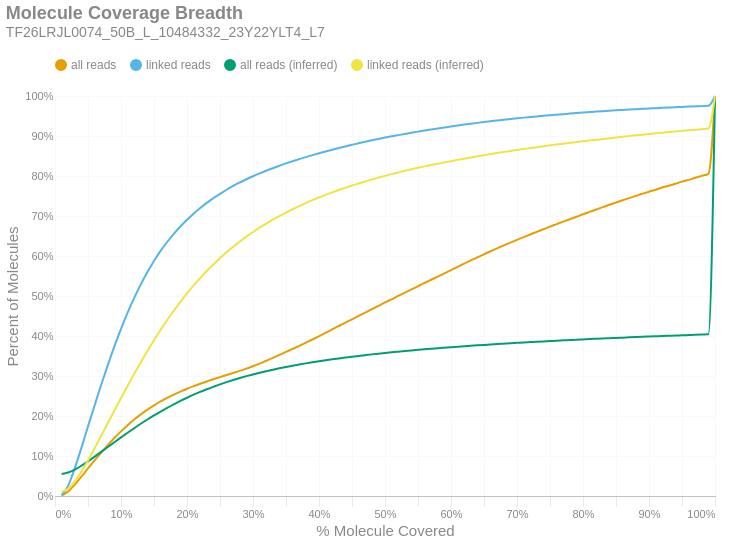

This figure's notebook cell:
### Markdown cell above
### Molecule Read Coverage
This chart shows molecule coverage breadth as computed by the number of bases aligned to that molecule. In other words, "*how much of each unique long molecule is actually sequenced/aligned?*" Keep in mind there is a distinction between sequences and alignments, since some sequences belonging to a particular molecule may not align well and wouldn't appear in the alignment data. This chart also shows molecule coverage breadth as computed by the *inferred fragment* from which the aligned sequences originate. Unlike read coverage, this calculation takes into account the total insert size, including unsequenced gaps between the forward and reverse reads. Like the previous figures, these are cumulative percents.

### Code cell
if SKIPLR:
    print_html(f"Skipped")
else:
    binned_df = consolidated_hist(valids['coverage_bp'], mask, 0.01, True)
    binned_df_inf = consolidated_hist(valids['coverage_inserts'], mask, 0.01, True)
    binned_df = binned_df.with_columns(pl.lit(binned_df_inf['all reads (cumsum)']).alias('all reads (inferred)'))
    binned_df = binned_df.with_columns(pl.lit(binned_df_inf['linked reads (cumsum)']).alias('linked reads (inferred)'))
    binned_df = binned_df.with_columns(
        (pl.col('bin').cast(pl.Float64) + 0.01).alias('right_edge')
    )

    with SafeRender(binned_df):
        (
            density_plot(binned_df, 'Molecule Coverage Breadth', samplename, 'molcov', ['all reads (inferred)','linked reads (inferred)'])
            .encode(
                #x=alt.X('bin:Q', title="% Molecule Covered").axis(format = '%').scale(padding=0),
                x=alt.X('right_edge:Q', title="% Molecule Covered").axis(format='%').scale(padding=0),
                y=alt.Y('value:Q', title='Percent of Molecules')
                    .axis(format='%')
                    .stack(False)
                    .scale(domainMin=0, padding=0),
                color=alt.Color("key:N").scale(domain = ["all reads", "linked reads", "all reads (inferred)", "linked reads (inferred)"]),
                tooltip = [
                    alt.Tooltip("key:N", title = "Data Type"),
                    alt.Tooltip("range_label:N", title="% Molecule Covered"),
                    alt.Tooltip("value:Q", format = ".2%", title="% Molecules")
                ]
            )
        ).display()

### Figure 1 — Vega-Lite specification as saved in the notebook (floating-point values rounded to 4 significant figures)
{"width": "container", "height": 400, "config": {"title": {"anchor": "start", "dy": -15, "fontSize": 18, "color": "#888888", "subtitleColor": "#888888", "subtitleFontSize": 14}, "arc": {"fill": "#0072B2"}, "axis": {"domainColor": "#888888", "domainWidth": 0.5, "gridWidth": 0.2, "grid": false, "titleFontWeight": 400, "titleFontSize": 15, "labelFontSize": 11, "labelColor": "#888888", "tickColor": "#888888", "tickWidth": 0.2, "titleColor": "#888888"}, "axisBand": {"grid": false}, "axisX": {"grid": true, "tickSize": 10, "domainCap": "round"}, "axisY": {"domain": false, "grid": true, "tickSize": 0, "domainCap": "round"}, "background": "transparent", "header": {"labelFontSize": 15, "labelColor": "#888888", "titleFontSize": 15, "titleFontWeight": 600, "titleColor": "#888888"}, "legend": {"labelFont": "sans-serif", "labelFontSize": 12, "labelColor": "#888888", "symbolSize": 100, "symbolType": "circle", "titleFontSize": 12, "titlePadding": 10, "titleColor": "#888888", "title": null, "orient": "top"}, "range": {"category": ["#E69F00", "#56B4E9", "#009E73", "#F0E442", "#0072B2", "#D55E00", "#CC79A7", "#000000"], "diverging": ["#cfe8f3", "#a2d4ec", "#73bfe2", "#46abdb", "#1696d2", "#12719e"]}, "area": {"fill": "#0072B2", "fillOpacity": 0.7, "line": true, "strokeOpacity": 0.7}, "line": {"color": "#0072B2", "stroke": "#0072B2", "strokeWidth": 2}, "trail": {"color": "#0072B2", "stroke": "#0072B2", "strokeWidth": 0, "size": 1}, "point": {"filled": true, "fillOpacity": 1.0, "size": 95}, "text": {"color": "#888888", "fontSize": 11, "align": "right", "fontWeight": 400, "size": 11}, "bar": {"fill": "#0072B2", "stroke": null}, "view": {"stroke": null, "continuousWidth": 660, "continuousHeight": 400}}, "data": {"name": "data-6f1c901a68eff768cc62410d909ff10f"}, "mark": {"type": "line", "interpolate": "monotone", "point": {"opacity": 0, "size": 275}}, "encoding": {"color": {"field": "key", "scale": {"domain": ["all reads", "linked reads", "all reads (inferred)", "linked reads (inferred)"]}, "type": "nominal"}, "tooltip": [{"field": "key", "title": "Data Type", "type": "nominal"}, {"field": "range_label", "title": "% Molecule Covered", "type": "nominal"}, {"field": "value", "format": ".2%", "title": "% Molecules", "type": "quantitative"}], "x": {"axis": {"format": "%"}, "field": "right_edge", "scale": {"padding": 0}, "title": "% Molecule Covered", "type": "quantitative"}, "y": {"axis": {"format": "%"}, "field": "value", "scale": {"domainMin": 0, "padding": 0}, "stack": false, "title": "Percent of Molecules", "type": "quantitative"}}, "params": [{"name": "param_c36ac31b6afebe62", "select": {"type": "point", "fields": ["key"]}, "bind": "legend"}], "title": {"text": "Molecule Coverage Breadth", "subtitle": "TF26LRJL0074_50B_L_10484332_23Y22YLT4_L7"}, "transform": [{"fold": ["all reads (cumsum)", "linked reads (cumsum)", "all reads (inferred)", "linked reads (inferred)"]}, {"calculate": "replace(datum.key, ' (cumsum)', '')", "as": "key"}, {"filter": {"param": "param_c36ac31b6afebe62"}}], "usermeta": {"embedOptions": {"downloadFileName": "TF26LRJL0074_50B_L_10484332_23Y22YLT4_L7.molcov"}}, "$schema": "https://vega.github.io/schema/vega-lite/v6.4.1.json", "datasets": {"data-6f1c901a68eff768cc62410d909ff10f": [{"bin": "0.0", "interval": "0.0-0.01", "all reads": 0.001061, "linked reads": 0.001797, "all reads (cumsum)": 0.001061, "linked reads (cumsum)": 0.001797, "range_label": "0.0-0.01", "all reads (inferred)": 0.05482, "linked reads (inferred)": 0.01027, "right_edge": 0.01}, {"bin": "0.01", "interval": "0.01-0.02", "all reads": 0.01024, "linked reads": 0.02428, "all reads (cumsum)": 0.0113, "linked reads (cumsum)": 0.02608, "range_label": "0.01-0.02", "all reads (inferred)": 0.05858, "linked reads (inferred)": 0.01843, "right_edge": 0.02}, {"bin": "0.02", "interval": "0.02-0.03", "all reads": 0.01723, "linked reads": 0.04342, "all reads (cumsum)": 0.02853, "linked reads (cumsum)": 0.0695, "range_label": "0.02-0.03", "all reads (inferred)": 0.06593, "linked reads (inferred)": 0.03637, "right_edge": 0.03}, {"bin": "0.03", "interval": "0.03-0.04", "all reads": 0.01974, "linked reads": 0.05094, "all reads (cumsum)": 0.04826, "linked reads (cumsum)": 0.1204, "range_label": "0.03-0.04", "all reads (inferred)": 0.07565, "linked reads (inferred)": 0.06094, "right_edge": 0.04}, {"bin": "0.04", "interval": "0.04-0.05", "all reads": 0.02051, "linked reads": 0.05352, "all reads (cumsum)": 0.06878, "linked reads (cumsum)": 0.174, "range_label": "0.04-0.05", "all reads (inferred)": 0.08662, "linked reads (inferred)": 0.08888, "right_edge": 0.05}, {"bin": "0.05", "interval": "0.05-0.06", "all reads": 0.02001, "linked reads": 0.05242, "all reads (cumsum)": 0.08879, "linked reads (cumsum)": 0.2264, "range_label": "0.05-0.06", "all reads (inferred)": 0.09842, "linked reads (inferred)": 0.1194, "right_edge": 0.06}, {"bin": "0.06", "interval": "0.06-0.07", "all reads": 0.01975, "linked reads": 0.05183, "all reads (cumsum)": 0.1085, "linked reads (cumsum)": 0.2782, "range_label": "0.06-0.07", "all reads (inferred)": 0.1104, "linked reads (inferred)": 0.1505, "right_edge": 0.07}, {"bin": "0.07", "interval": "0.07-0.08", "all reads": 0.01864, "linked reads": 0.04906, "all reads (cumsum)": 0.1272, "linked reads (cumsum)": 0.3273, "range_label": "0.07-0.08", "all reads (inferred)": 0.1224, "linked reads (inferred)": 0.182, "right_edge": 0.08}, {"bin": "0.08", "interval": "0.08-0.09", "all reads": 0.01776, "linked reads": 0.04671, "all reads (cumsum)": 0.1449, "linked reads (cumsum)": 0.374, "range_label": "0.08-0.09", "all reads (inferred)": 0.1345, "linked reads (inferred)": 0.2136, "right_edge": 0.09}, {"bin": "0.09", "interval": "0.09-0.1", "all reads": 0.01669, "linked reads": 0.04387, "all reads (cumsum)": 0.1616, "linked reads (cumsum)": 0.4178, "range_label": "0.09-0.1", "all reads (inferred)": 0.1464, "linked reads (inferred)": 0.2449, "right_edge": 0.1}, {"bin": "0.1", "interval": "0.1-0.11", "all reads": 0.01547, "linked reads": 0.04062, "all reads (cumsum)": 0.1771, "linked reads (cumsum)": 0.4585, "range_label": "0.1-0.11", "all reads (inferred)": 0.1581, "linked reads (inferred)": 0.2754, "right_edge": 0.11}, {"bin": "0.11", "interval": "0.11-0.12", "all reads": 0.01409, "linked reads": 0.03694, "all reads (cumsum)": 0.1912, "linked reads (cumsum)": 0.4954, "range_label": "0.11-0.12", "all reads (inferred)": 0.1694, "linked reads (inferred)": 0.3053, "right_edge": 0.12}, {"bin": "0.12", "interval": "0.12-0.13", "all reads": 0.01294, "linked reads": 0.03375, "all reads (cumsum)": 0.2041, "linked reads (cumsum)": 0.5292, "range_label": "0.12-0.13", "all reads (inferred)": 0.1806, "linked reads (inferred)": 0.3347, "right_edge": 0.13}, {"bin": "0.13", "interval": "0.13-0.14", "all reads": 0.01182, "linked reads": 0.03066, "all reads (cumsum)": 0.216, "linked reads (cumsum)": 0.5598, "range_label": "0.13-0.14", "all reads (inferred)": 0.1912, "linked reads (inferred)": 0.3626, "right_edge": 0.14}, {"bin": "0.14", "interval": "0.14-0.15", "all reads": 0.01081, "linked reads": 0.0278, "all reads (cumsum)": 0.2268, "linked reads (cumsum)": 0.5876, "range_label": "0.14-0.15", "all reads (inferred)": 0.2014, "linked reads (inferred)": 0.3894, "right_edge": 0.15}, {"bin": "0.15", "interval": "0.15-0.16", "all reads": 0.009862, "linked reads": 0.02519, "all reads (cumsum)": 0.2366, "linked reads (cumsum)": 0.6128, "range_label": "0.15-0.16", "all reads (inferred)": 0.2112, "linked reads (inferred)": 0.4152, "right_edge": 0.16}, {"bin": "0.16", "interval": "0.16-0.17", "all reads": 0.00879, "linked reads": 0.0222, "all reads (cumsum)": 0.2454, "linked reads (cumsum)": 0.635, "range_label": "0.16-0.17", "all reads (inferred)": 0.2205, "linked reads (inferred)": 0.4399, "right_edge": 0.17}, {"bin": "0.17", "interval": "0.17-0.18", "all reads": 0.008188, "linked reads": 0.02042, "all reads (cumsum)": 0.2536, "linked reads (cumsum)": 0.6554, "range_label": "0.17-0.18", "all reads (inferred)": 0.2293, "linked reads (inferred)": 0.4631, "right_edge": 0.18}, {"bin": "0.18", "interval": "0.18-0.19", "all reads": 0.007429, "linked reads": 0.01823, "all reads (cumsum)": 0.261, "linked reads (cumsum)": 0.6737, "range_label": "0.18-0.19", "all reads (inferred)": 0.2377, "linked reads (inferred)": 0.4853, "right_edge": 0.19}, {"bin": "0.19", "interval": "0.19-0.2", "all reads": 0.00704, "linked reads": 0.01698, "all reads (cumsum)": 0.2681, "linked reads (cumsum)": 0.6906, "range_label": "0.19-0.2", "all reads (inferred)": 0.2457, "linked reads (inferred)": 0.5063, "right_edge": 0.2}, {"bin": "0.2", "interval": "0.2-0.21", "all reads": 0.006376, "linked reads": 0.01521, "all reads (cumsum)": 0.2744, "linked reads (cumsum)": 0.7058, "range_label": "0.2-0.21", "all reads (inferred)": 0.2533, "linked reads (inferred)": 0.5264, "right_edge": 0.21}, {"bin": "0.21", "interval": "0.21-0.22", "all reads": 0.006078, "linked reads": 0.01399, "all reads (cumsum)": 0.2805, "linked reads (cumsum)": 0.7198, "range_label": "0.21-0.22", "all reads (inferred)": 0.2603, "linked reads (inferred)": 0.5449, "right_edge": 0.22}, {"bin": "0.22", "interval": "0.22-0.23", "all reads": 0.005782, "linked reads": 0.0129, "all reads (cumsum)": 0.2863, "linked reads (cumsum)": 0.7327, "range_label": "0.22-0.23", "all reads (inferred)": 0.2669, "linked reads (inferred)": 0.5625, "right_edge": 0.23}, {"bin": "0.23", "interval": "0.23-0.24", "all reads": 0.005634, "linked reads": 0.01204, "all reads (cumsum)": 0.2919, "linked reads (cumsum)": 0.7448, "range_label": "0.23-0.24", "all reads (inferred)": 0.2731, "linked reads (inferred)": 0.5789, "right_edge": 0.24}, {"bin": "0.24", "interval": "0.24-0.25", "all reads": 0.005246, "linked reads": 0.01071, "all reads (cumsum)": 0.2972, "linked reads (cumsum)": 0.7555, "range_label": "0.24-0.25", "all reads (inferred)": 0.2791, "linked reads (inferred)": 0.5946, "right_edge": 0.25}, {"bin": "0.25", "interval": "0.25-0.26", "all reads": 0.005133, "linked reads": 0.01018, "all reads (cumsum)": 0.3023, "linked reads (cumsum)": 0.7657, "range_label": "0.25-0.26", "all reads (inferred)": 0.2847, "linked reads (inferred)": 0.6093, "right_edge": 0.26}, {"bin": "0.26", "interval": "0.26-0.27", "all reads": 0.005214, "linked reads": 0.009518, "all reads (cumsum)": 0.3075, "linked reads (cumsum)": 0.7752, "range_label": "0.26-0.27", "all reads (inferred)": 0.29, "linked reads (inferred)": 0.6232, "right_edge": 0.27}, {"bin": "0.27", "interval": "0.27-0.28", "all reads": 0.005322, "linked reads": 0.008551, "all reads (cumsum)": 0.3129, "linked reads (cumsum)": 0.7837, "range_label": "0.27-0.28", "all reads (inferred)": 0.2949, "linked reads (inferred)": 0.6362, "right_edge": 0.28}, {"bin": "0.28", "interval": "0.28-0.29", "all reads": 0.005696, "linked reads": 0.008119, "all reads (cumsum)": 0.3186, "linked reads (cumsum)": 0.7918, "range_label": "0.28-0.29", "all reads (inferred)": 0.2996, "linked reads (inferred)": 0.6486, "right_edge": 0.29}, {"bin": "0.29", "interval": "0.29-0.3", "all reads": 0.005956, "linked reads": 0.007444, "all reads (cumsum)": 0.3245, "linked reads (cumsum)": 0.7993, "range_label": "0.29-0.3", "all reads (inferred)": 0.304, "linked reads (inferred)": 0.6601, "right_edge": 0.3}, {"bin": "0.3", "interval": "0.3-0.31", "all reads": 0.00645, "linked reads": 0.007149, "all reads (cumsum)": 0.331, "linked reads (cumsum)": 0.8064, "range_label": "0.3-0.31", "all reads (inferred)": 0.3081, "linked reads (inferred)": 0.6709, "right_edge": 0.31}, {"bin": "0.31", "interval": "0.31-0.32", "all reads": 0.007098, "linked reads": 0.006779, "all reads (cumsum)": 0.3381, "linked reads (cumsum)": 0.8132, "range_label": "0.31-0.32", "all reads (inferred)": 0.312, "linked reads (inferred)": 0.681, "right_edge": 0.32}, {"bin": "0.32", "interval": "0.32-0.33", "all reads": 0.007181, "linked reads": 0.006292, "all reads (cumsum)": 0.3452, "linked reads (cumsum)": 0.8195, "range_label": "0.32-0.33", "all reads (inferred)": 0.3156, "linked reads (inferred)": 0.6907, "right_edge": 0.33}, {"bin": "0.33", "interval": "0.33-0.34", "all reads": 0.00741, "linked reads": 0.006108, "all reads (cumsum)": 0.3526, "linked reads (cumsum)": 0.8256, "range_label": "0.33-0.34", "all reads (inferred)": 0.3192, "linked reads (inferred)": 0.7, "right_edge": 0.34}, {"bin": "0.34", "interval": "0.34-0.35", "all reads": 0.007527, "linked reads": 0.005932, "all reads (cumsum)": 0.3602, "linked reads (cumsum)": 0.8315, "range_label": "0.34-0.35", "all reads (inferred)": 0.3225, "linked reads (inferred)": 0.7087, "right_edge": 0.35}, {"bin": "0.35", "interval": "0.35-0.36", "all reads": 0.007503, "linked reads": 0.005396, "all reads (cumsum)": 0.3677, "linked reads (cumsum)": 0.8369, "range_label": "0.35-0.36", "all reads (inferred)": 0.3256, "linked reads (inferred)": 0.7169, "right_edge": 0.36}, {"bin": "0.36", "interval": "0.36-0.37", "all reads": 0.007622, "linked reads": 0.005229, "all reads (cumsum)": 0.3753, "linked reads (cumsum)": 0.8422, "range_label": "0.36-0.37", "all reads (inferred)": 0.3286, "linked reads (inferred)": 0.7248, "right_edge": 0.37}, {"bin": "0.37", "interval": "0.37-0.38", "all reads": 0.007892, "linked reads": 0.005028, "all reads (cumsum)": 0.3832, "linked reads (cumsum)": 0.8472, "range_label": "0.37-0.38", "all reads (inferred)": 0.3315, "linked reads (inferred)": 0.7324, "right_edge": 0.38}, {"bin": "0.38", "interval": "0.38-0.39", "all reads": 0.008021, "linked reads": 0.004897, "all reads (cumsum)": 0.3912, "linked reads (cumsum)": 0.8521, "range_label": "0.38-0.39", "all reads (inferred)": 0.3343, "linked reads (inferred)": 0.7396, "right_edge": 0.39}, {"bin": "0.39", "interval": "0.39-0.4", "all reads": 0.008266, "linked reads": 0.004655, "all reads (cumsum)": 0.3995, "linked reads (cumsum)": 0.8568, "range_label": "0.39-0.4", "all reads (inferred)": 0.3369, "linked reads (inferred)": 0.7464, "right_edge": 0.4}, {"bin": "0.4", "interval": "0.4-0.41", "all reads": 0.008383, "linked reads": 0.004385, "all reads (cumsum)": 0.4079, "linked reads (cumsum)": 0.8611, "range_label": "0.4-0.41", "all reads (inferred)": 0.3394, "linked reads (inferred)": 0.7528, "right_edge": 0.41}, {"bin": "0.41", "interval": "0.41-0.42", "all reads": 0.008668, "linked reads": 0.004518, "all reads (cumsum)": 0.4165, "linked reads (cumsum)": 0.8657, "range_label": "0.41-0.42", "all reads (inferred)": 0.3417, "linked reads (inferred)": 0.759, "right_edge": 0.42}, {"bin": "0.42", "interval": "0.42-0.43", "all reads": 0.00845, "linked reads": 0.004233, "all reads (cumsum)": 0.425, "linked reads (cumsum)": 0.8699, "range_label": "0.42-0.43", "all reads (inferred)": 0.344, "linked reads (inferred)": 0.7649, "right_edge": 0.43}, {"bin": "0.43", "interval": "0.43-0.44", "all reads": 0.008368, "linked reads": 0.004, "all reads (cumsum)": 0.4334, "linked reads (cumsum)": 0.8739, "range_label": "0.43-0.44", "all reads (inferred)": 0.3461, "linked reads (inferred)": 0.7705, "right_edge": 0.44}, {"bin": "0.44", "interval": "0.44-0.45", "all reads": 0.008473, "linked reads": 0.004022, "all reads (cumsum)": 0.4418, "linked reads (cumsum)": 0.8779, "range_label": "0.44-0.45", "all reads (inferred)": 0.3482, "linked reads (inferred)": 0.776, "right_edge": 0.45}, {"bin": "0.45", "interval": "0.45-0.46", "all reads": 0.008379, "linked reads": 0.003921, "all reads (cumsum)": 0.4502, "linked reads (cumsum)": 0.8818, "range_label": "0.45-0.46", "all reads (inferred)": 0.3502, "linked reads (inferred)": 0.7811, "right_edge": 0.46}, {"bin": "0.46", "interval": "0.46-0.47", "all reads": 0.008383, "linked reads": 0.003644, "all reads (cumsum)": 0.4586, "linked reads (cumsum)": 0.8855, "range_label": "0.46-0.47", "all reads (inferred)": 0.3522, "linked reads (inferred)": 0.7862, "right_edge": 0.47}, {"bin": "0.47", "interval": "0.47-0.48", "all reads": 0.008424, "linked reads": 0.003651, "all reads (cumsum)": 0.467, "linked reads (cumsum)": 0.8891, "range_label": "0.47-0.48", "all reads (inferred)": 0.3541, "linked reads (inferred)": 0.7912, "right_edge": 0.48}, {"bin": "0.48", "interval": "0.48-0.49", "all reads": 0.008194, "linked reads": 0.003492, "all reads (cumsum)": 0.4752, "linked reads (cumsum)": 0.8926, "range_label": "0.48-0.49", "all reads (inferred)": 0.3559, "linked reads (inferred)": 0.7959, "right_edge": 0.49}, {"bin": "0.49", "interval": "0.49-0.5", "all reads": 0.008838, "linked reads": 0.003457, "all reads (cumsum)": 0.484, "linked reads (cumsum)": 0.8961, "range_label": "0.49-0.5", "all reads (inferred)": 0.3576, "linked reads (inferred)": 0.8003, "right_edge": 0.5}, {"bin": "0.5", "interval": "0.5-0.51", "all reads": 0.007674, "linked reads": 0.003044, "all reads (cumsum)": 0.4917, "linked reads (cumsum)": 0.8991, "range_label": "0.5-0.51", "all reads (inferred)": 0.3593, "linked reads (inferred)": 0.8047, "right_edge": 0.51}, {"bin": "0.51", "interval": "0.51-0.52", "all reads": 0.008403, "linked reads": 0.003105, "all reads (cumsum)": 0.5001, "linked reads (cumsum)": 0.9022, "range_label": "0.51-0.52", "all reads (inferred)": 0.3609, "linked reads (inferred)": 0.8088, "right_edge": 0.52}, {"bin": "0.52", "interval": "0.52-0.53", "all reads": 0.008136, "linked reads": 0.003037, "all reads (cumsum)": 0.5083, "linked reads (cumsum)": 0.9053, "range_label": "0.52-0.53", "all reads (inferred)": 0.3624, "linked reads (inferred)": 0.8129, "right_edge": 0.53}, {"bin": "0.53", "interval": "0.53-0.54", "all reads": 0.00825, "linked reads": 0.002813, "all reads (cumsum)": 0.5165, "linked reads (cumsum)": 0.9081, "range_label": "0.53-0.54", "all reads (inferred)": 0.3639, "linked reads (inferred)": 0.8167, "right_edge": 0.54}, {"bin": "0.54", "interval": "0.54-0.55", "all reads": 0.007922, "linked reads": 0.002838, "all reads (cumsum)": 0.5244, "linked reads (cumsum)": 0.9109, "range_label": "0.54-0.55", "all reads (inferred)": 0.3654, "linked reads (inferred)": 0.8205, "right_edge": 0.55}, {"bin": "0.55", "interval": "0.55-0.56", "all reads": 0.008221, "linked reads": 0.002782, "all reads (cumsum)": 0.5326, "linked reads (cumsum)": 0.9137, "range_label": "0.55-0.56", "all reads (inferred)": 0.3668, "linked reads (inferred)": 0.824, "right_edge": 0.56}, {"bin": "0.56", "interval": "0.56-0.57", "all reads": 0.008021, "linked reads": 0.002638, "all reads (cumsum)": 0.5407, "linked reads (cumsum)": 0.9163, "range_label": "0.56-0.57", "all reads (inferred)": 0.3681, "linked reads (inferred)": 0.8276, "right_edge": 0.57}, {"bin": "0.57", "interval": "0.57-0.58", "all reads": 0.00781, "linked reads": 0.00258, "all reads (cumsum)": 0.5485, "linked reads (cumsum)": 0.9189, "range_label": "0.57-0.58", "all reads (inferred)": 0.3694, "linked reads (inferred)": 0.8308, "right_edge": 0.58}, {"bin": "0.58", "interval": "0.58-0.59", "all reads": 0.008086, "linked reads": 0.002533, "all reads (cumsum)": 0.5566, "linked reads (cumsum)": 0.9214, "range_label": "0.58-0.59", "all reads (inferred)": 0.3706, "linked reads (inferred)": 0.834, "right_edge": 0.59}, {"bin": "0.59", "interval": "0.59-0.6", "all reads": 0.008343, "linked reads": 0.002498, "all reads (cumsum)": 0.5649, "linked reads (cumsum)": 0.9239, "range_label": "0.59-0.6", "all reads (inferred)": 0.3719, "linked reads (inferred)": 0.8371, "right_edge": 0.6}, {"bin": "0.6", "interval": "0.6-0.61", "all reads": 0.007903, "linked reads": 0.002278, "all reads (cumsum)": 0.5728, "linked reads (cumsum)": 0.9262, "range_label": "0.6-0.61", "all reads (inferred)": 0.3731, "linked reads (inferred)": 0.8403, "right_edge": 0.61}, {"bin": "0.61", "interval": "0.61-0.62", "all reads": 0.008226, "linked reads": 0.002288, "all reads (cumsum)": 0.581, "linked reads (cumsum)": 0.9285, "range_label": "0.61-0.62", "all reads (inferred)": 0.3743, "linked reads (inferred)": 0.8434, "right_edge": 0.62}, {"bin": "0.62", "interval": "0.62-0.63", "all reads": 0.007945, "linked reads": 0.002193, "all reads (cumsum)": 0.589, "linked reads (cumsum)": 0.9307, "range_label": "0.62-0.63", "all reads (inferred)": 0.3755, "linked reads (inferred)": 0.8463, "right_edge": 0.63}, {"bin": "0.63", "interval": "0.63-0.64", "all reads": 0.007692, "linked reads": 0.002119, "all reads (cumsum)": 0.5967, "linked reads (cumsum)": 0.9328, "range_label": "0.63-0.64", "all reads (inferred)": 0.3766, "linked reads (inferred)": 0.8493, "right_edge": 0.64}, {"bin": "0.64", "interval": "0.64-0.65", "all reads": 0.007528, "linked reads": 0.002034, "all reads (cumsum)": 0.6042, "linked reads (cumsum)": 0.9349, "range_label": "0.64-0.65", "all reads (inferred)": 0.3778, "linked reads (inferred)": 0.8521, "right_edge": 0.65}, {"bin": "0.65", "interval": "0.65-0.66", "all reads": 0.00771, "linked reads": 0.002034, "all reads (cumsum)": 0.6119, "linked reads (cumsum)": 0.9369, "range_label": "0.65-0.66", "all reads (inferred)": 0.3788, "linked reads (inferred)": 0.8548, "right_edge": 0.66}, {"bin": "0.66", "interval": "0.66-0.67", "all reads": 0.00717, "linked reads": 0.001999, "all reads (cumsum)": 0.6191, "linked reads (cumsum)": 0.9389, "range_label": "0.66-0.67", "all reads (inferred)": 0.3799, "linked reads (inferred)": 0.8576, "right_edge": 0.67}, {"bin": "0.67", "interval": "0.67-0.68", "all reads": 0.007468, "linked reads": 0.00188, "all reads (cumsum)": 0.6265, "linked reads (cumsum)": 0.9408, "range_label": "0.67-0.68", "all reads (inferred)": 0.3809, "linked reads (inferred)": 0.8602, "right_edge": 0.68}, {"bin": "0.68", "interval": "0.68-0.69", "all reads": 0.007034, "linked reads": 0.001794, "all reads (cumsum)": 0.6336, "linked reads (cumsum)": 0.9426, "range_label": "0.68-0.69", "all reads (inferred)": 0.382, "linked reads (inferred)": 0.8628, "right_edge": 0.69}, {"bin": "0.69", "interval": "0.69-0.7", "all reads": 0.006898, "linked reads": 0.001732, "all reads (cumsum)": 0.6405, "linked reads (cumsum)": 0.9443, "range_label": "0.69-0.7", "all reads (inferred)": 0.3829, "linked reads (inferred)": 0.8651, "right_edge": 0.7}, {"bin": "0.7", "interval": "0.7-0.71", "all reads": 0.006696, "linked reads": 0.001646, "all reads (cumsum)": 0.6472, "linked reads (cumsum)": 0.9459, "range_label": "0.7-0.71", "all reads (inferred)": 0.3839, "linked reads (inferred)": 0.8675, "right_edge": 0.71}, {"bin": "0.71", "interval": "0.71-0.72", "all reads": 0.00654, "linked reads": 0.001537, "all reads (cumsum)": 0.6537, "linked reads (cumsum)": 0.9475, "range_label": "0.71-0.72", "all reads (inferred)": 0.3848, "linked reads (inferred)": 0.8698, "right_edge": 0.72}, {"bin": "0.72", "interval": "0.72-0.73", "all reads": 0.006719, "linked reads": 0.001522, "all reads (cumsum)": 0.6604, "linked reads (cumsum)": 0.949, "range_label": "0.72-0.73", "all reads (inferred)": 0.3857, "linked reads (inferred)": 0.8721, "right_edge": 0.73}, {"bin": "0.73", "interval": "0.73-0.74", "all reads": 0.006415, "linked reads": 0.001492, "all reads (cumsum)": 0.6669, "linked reads (cumsum)": 0.9505, "range_label": "0.73-0.74", "all reads (inferred)": 0.3866, "linked reads (inferred)": 0.8744, "right_edge": 0.74}, {"bin": "0.74", "interval": "0.74-0.75", "all reads": 0.006665, "linked reads": 0.001519, "all reads (cumsum)": 0.6735, "linked reads (cumsum)": 0.952, "range_label": "0.74-0.75", "all reads (inferred)": 0.3874, "linked reads (inferred)": 0.8766, "right_edge": 0.75}, {"bin": "0.75", "interval": "0.75-0.76", "all reads": 0.006181, "linked reads": 0.001305, "all reads (cumsum)": 0.6797, "linked reads (cumsum)": 0.9533, "range_label": "0.75-0.76", "all reads (inferred)": 0.3883, "linked reads (inferred)": 0.8788, "right_edge": 0.76}, {"bin": "0.76", "interval": "0.76-0.77", "all reads": 0.006262, "linked reads": 0.001282, "all reads (cumsum)": 0.686, "linked reads (cumsum)": 0.9546, "range_label": "0.76-0.77", "all reads (inferred)": 0.3891, "linked reads (inferred)": 0.8808, "right_edge": 0.77}, {"bin": "0.77", "interval": "0.77-0.78", "all reads": 0.006045, "linked reads": 0.001389, "all reads (cumsum)": 0.692, "linked reads (cumsum)": 0.956, "range_label": "0.77-0.78", "all reads (inferred)": 0.39, "linked reads (inferred)": 0.8829, "right_edge": 0.78}, {"bin": "0.78", "interval": "0.78-0.79", "all reads": 0.005988, "linked reads": 0.001252, "all reads (cumsum)": 0.698, "linked reads (cumsum)": 0.9572, "range_label": "0.78-0.79", "all reads (inferred)": 0.3908, "linked reads (inferred)": 0.885, "right_edge": 0.79}, {"bin": "0.79", "interval": "0.79-0.8", "all reads": 0.006355, "linked reads": 0.001326, "all reads (cumsum)": 0.7043, "linked reads (cumsum)": 0.9586, "range_label": "0.79-0.8", "all reads (inferred)": 0.3915, "linked reads (inferred)": 0.8869, "right_edge": 0.8}, {"bin": "0.8", "interval": "0.8-0.81", "all reads": 0.005912, "linked reads": 0.001202, "all reads (cumsum)": 0.7103, "linked reads (cumsum)": 0.9598, "range_label": "0.8-0.81", "all reads (inferred)": 0.3923, "linked reads (inferred)": 0.8888, "right_edge": 0.81}, {"bin": "0.81", "interval": "0.81-0.82", "all reads": 0.005849, "linked reads": 0.001219, "all reads (cumsum)": 0.7161, "linked reads (cumsum)": 0.961, "range_label": "0.81-0.82", "all reads (inferred)": 0.393, "linked reads (inferred)": 0.8907, "right_edge": 0.82}, {"bin": "0.82", "interval": "0.82-0.83", "all reads": 0.006117, "linked reads": 0.001121, "all reads (cumsum)": 0.7222, "linked reads (cumsum)": 0.9621, "range_label": "0.82-0.83", "all reads (inferred)": 0.3938, "linked reads (inferred)": 0.8925, "right_edge": 0.83}, {"bin": "0.83", "interval": "0.83-0.84", "all reads": 0.005745, "linked reads": 0.001021, "all reads (cumsum)": 0.728, "linked reads (cumsum)": 0.9631, "range_label": "0.83-0.84", "all reads (inferred)": 0.3945, "linked reads (inferred)": 0.8944, "right_edge": 0.84}, {"bin": "0.84", "interval": "0.84-0.85", "all reads": 0.005721, "linked reads": 0.001167, "all reads (cumsum)": 0.7337, "linked reads (cumsum)": 0.9643, "range_label": "0.84-0.85", "all reads (inferred)": 0.3952, "linked reads (inferred)": 0.8962, "right_edge": 0.85}, {"bin": "0.85", "interval": "0.85-0.86", "all reads": 0.005609, "linked reads": 0.0009848, "all reads (cumsum)": 0.7393, "linked reads (cumsum)": 0.9653, "range_label": "0.85-0.86", "all reads (inferred)": 0.3959, "linked reads (inferred)": 0.898, "right_edge": 0.86}, {"bin": "0.86", "interval": "0.86-0.87", "all reads": 0.005423, "linked reads": 0.0009467, "all reads (cumsum)": 0.7447, "linked reads (cumsum)": 0.9662, "range_label": "0.86-0.87", "all reads (inferred)": 0.3966, "linked reads (inferred)": 0.8998, "right_edge": 0.87}, {"bin": "0.87", "interval": "0.87-0.88", "all reads": 0.005566, "linked reads": 0.0008853, "all reads (cumsum)": 0.7503, "linked reads (cumsum)": 0.9671, "range_label": "0.87-0.88", "all reads (inferred)": 0.3973, "linked reads (inferred)": 0.9016, "right_edge": 0.88}, {"bin": "0.88", "interval": "0.88-0.89", "all reads": 0.005314, "linked reads": 0.0008654, "all reads (cumsum)": 0.7556, "linked reads (cumsum)": 0.968, "range_label": "0.88-0.89", "all reads (inferred)": 0.398, "linked reads (inferred)": 0.9033, "right_edge": 0.89}, {"bin": "0.89", "interval": "0.89-0.9", "all reads": 0.005188, "linked reads": 0.0008803, "all reads (cumsum)": 0.7608, "linked reads (cumsum)": 0.9689, "range_label": "0.89-0.9", "all reads (inferred)": 0.3986, "linked reads (inferred)": 0.905, "right_edge": 0.9}, {"bin": "0.9", "interval": "0.9-0.91", "all reads": 0.004898, "linked reads": 0.0007726, "all reads (cumsum)": 0.7657, "linked reads (cumsum)": 0.9696, "range_label": "0.9-0.91", "all reads (inferred)": 0.3993, "linked reads (inferred)": 0.9066, "right_edge": 0.91}, {"bin": "0.91", "interval": "0.91-0.92", "all reads": 0.005416, "linked reads": 0.000809, "all reads (cumsum)": 0.7711, "linked reads (cumsum)": 0.9704, "range_label": "0.91-0.92", "all reads (inferred)": 0.3999, "linked reads (inferred)": 0.9082, "right_edge": 0.92}, {"bin": "0.92", "interval": "0.92-0.93", "all reads": 0.004695, "linked reads": 0.000809, "all reads (cumsum)": 0.7758, "linked reads (cumsum)": 0.9712, "range_label": "0.92-0.93", "all reads (inferred)": 0.4005, "linked reads (inferred)": 0.9098, "right_edge": 0.93}, {"bin": "0.93", "interval": "0.93-0.94", "all reads": 0.004994, "linked reads": 0.0007991, "all reads (cumsum)": 0.7808, "linked reads (cumsum)": 0.972, "range_label": "0.93-0.94", "all reads (inferred)": 0.4011, "linked reads (inferred)": 0.9113, "right_edge": 0.94}, {"bin": "0.94", "interval": "0.94-0.95", "all reads": 0.005178, "linked reads": 0.0006714, "all reads (cumsum)": 0.786, "linked reads (cumsum)": 0.9727, "range_label": "0.94-0.95", "all reads (inferred)": 0.4018, "linked reads (inferred)": 0.9128, "right_edge": 0.95}, {"bin": "0.95", "interval": "0.95-0.96", "all reads": 0.004403, "linked reads": 0.0007228, "all reads (cumsum)": 0.7904, "linked reads (cumsum)": 0.9734, "range_label": "0.95-0.96", "all reads (inferred)": 0.4023, "linked reads (inferred)": 0.9142, "right_edge": 0.96}, {"bin": "0.96", "interval": "0.96-0.97", "all reads": 0.005047, "linked reads": 0.000625, "all reads (cumsum)": 0.7954, "linked reads (cumsum)": 0.9741, "range_label": "0.96-0.97", "all reads (inferred)": 0.4029, "linked reads (inferred)": 0.9156, "right_edge": 0.97}, {"bin": "0.97", "interval": "0.97-0.98", "all reads": 0.004946, "linked reads": 0.0006217, "all reads (cumsum)": 0.8004, "linked reads (cumsum)": 0.9747, "range_label": "0.97-0.98", "all reads (inferred)": 0.4035, "linked reads (inferred)": 0.9171, "right_edge": 0.98}, {"bin": "0.98", "interval": "0.98-0.99", "all reads": 0.004994, "linked reads": 0.0006681, "all reads (cumsum)": 0.8054, "linked reads (cumsum)": 0.9754, "range_label": "0.98-0.99", "all reads (inferred)": 0.4042, "linked reads (inferred)": 0.9186, "right_edge": 0.99}, {"bin": "0.99", "interval": "0.99-1.0", "all reads": 0.1946, "linked reads": 0.02464, "all reads (cumsum)": 1.0, "linked reads (cumsum)": 1.0, "range_label": "0.99-1.0", "all reads (inferred)": 1.0, "linked reads (inferred)": 1.0, "right_edge": 1.0}]}}
